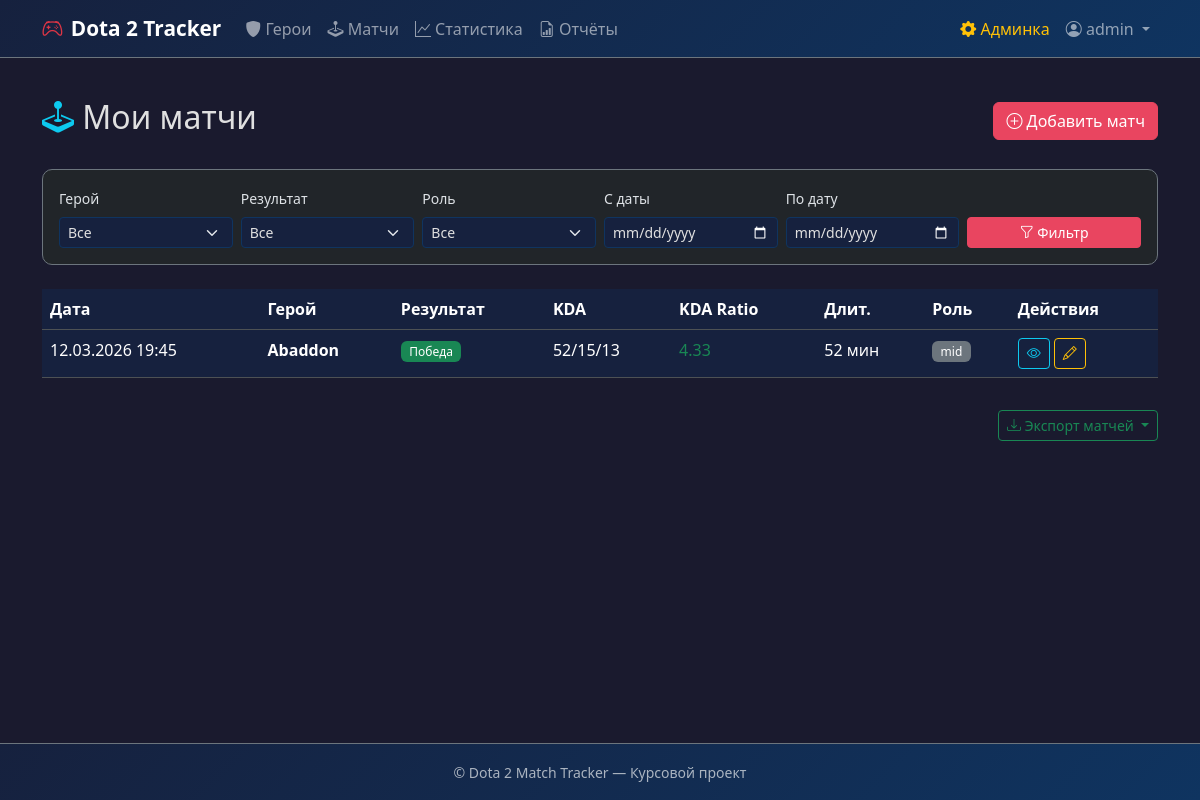
Screenshot of /matches (signed in) with the database file from the repository.
### models.py (models this page shows, shortened)
class User(UserMixin, db.Model):
    __tablename__ = 'users'
    id = db.Column(db.Integer, primary_key=True)
    username = db.Column(db.String(64), unique=True, nullable=False, index=True)
    email = db.Column(db.String(120), unique=True, nullable=False, index=True)
    password_hash = db.Column(db.String(256), nullable=False)
    is_admin = db.Column(db.Boolean, default=False)
    created_at = db.Column(db.DateTime, default=datetime.utcnow)
    is_active_user = db.Column(db.Boolean, default=True)
    matches = db.relationship('Match', backref='player', lazy='dynamic',
                              cascade='all, delete-orphan')

class Match(db.Model):
    __tablename__ = 'matches'
    id = db.Column(db.Integer, primary_key=True)
    user_id = db.Column(db.Integer, db.ForeignKey('users.id'), nullable=False, index=True)
    hero_id = db.Column(db.Integer, db.ForeignKey('heroes.id'), nullable=False, index=True)
    match_type_id = db.Column(db.Integer, db.ForeignKey('match_types.id'), nullable=False)
    date_played = db.Column(db.DateTime, default=datetime.utcnow, index=True)
    duration_minutes = db.Column(db.Integer, nullable=False)
    result = db.Column(db.String(10), nullable=False)  # win, loss
    kills = db.Column(db.Integer, default=0)
    deaths = db.Column(db.Integer, default=0)
    assists = db.Column(db.Integer, default=0)
    team_role = db.Column(db.String(30), default='')  # carry, mid, offlane, support, hard support
    gpm = db.Column(db.Integer, default=0)
    xpm = db.Column(db.Integer, default=0)
    notes = db.Column(db.Text, default='')
    @property
    def kda_ratio(self):
        return round((self.kills + self.assists) / max(self.deaths, 1), 2)
    @property
    def kda_string(self):
        return f'{self.kills}/{self.deaths}/{self.assists}'

class Hero(db.Model):
    __tablename__ = 'heroes'
    id = db.Column(db.Integer, primary_key=True)
    name = db.Column(db.String(100), unique=True, nullable=False, index=True)
    attribute = db.Column(db.String(20), nullable=False)  # strength, agility, intelligence, universal
    role_id = db.Column(db.Integer, db.ForeignKey('hero_roles.id'), nullable=False)
    difficulty = db.Column(db.Integer, nullable=False)  # 1-3
    description = db.Column(db.Text, default='')
    attack_type = db.Column(db.String(20), default='melee')  # melee, ranged
    matches = db.relationship('Match', backref='hero', lazy='dynamic')

### app.py (the view, shortened to what this page needs)
@app.route('/matches')
@login_required
def matches():
    page = request.args.get('page', 1, type=int)
    hero_id = request.args.get('hero_id', '', type=str)
    result = request.args.get('result', '')
    date_from = request.args.get('date_from', '')
    date_to = request.args.get('date_to', '')
    team_role = request.args.get('team_role', '')
    query = Match.query.filter_by(user_id=current_user.id)
    if hero_id:
        query = query.filter_by(hero_id=int(hero_id))
    if result:
        query = query.filter_by(result=result)
    if team_role:
        query = query.filter_by(team_role=team_role)
    if date_from:
        try:
            df = datetime.strptime(date_from, '%Y-%m-%d')
            query = query.filter(Match.date_played >= df)
        except ValueError:
            pass
    pagination = query.order_by(Match.date_played.desc()).paginate(
        page=page, per_page=app.config['ITEMS_PER_PAGE'], error_out=False)
    heroes_list = Hero.query.order_by(Hero.name).all()
    return render_template('matches.html', pagination=pagination,
                           heroes=heroes_list, hero_id=hero_id,
                           result=result, date_from=date_from,
                           date_to=date_to, team_role=team_role)

### app.py (called while the page is built)
@login_manager.user_loader
def load_user(user_id):
    return User.query.get(int(user_id))

@app.context_processor
def inject_now():
    return {'now': datetime.today}

### templates/matches.html (shortened to what this page needs)
{% extends "base.html" %}
{% block content %}
<div class="d-flex justify-content-between align-items-center mb-4">
    <h2><i class="bi bi-joystick text-info"></i> Мои матчи</h2>
    <a href="{{ url_for('add_match') }}" class="btn btn-danger">
        <i class="bi bi-plus-circle"></i> Добавить матч
    </a>
</div>
<div class="card bg-dark border-secondary mb-4">
    <div class="card-body">
        <form method="GET" class="row g-2 align-items-end">
            <div class="col-md-2">
                <label class="form-label small">Герой</label>
                <select name="hero_id" class="form-select form-select-sm">
                    <option value="">Все</option>
                </select>
            </div>
            <div class="col-md-2">
                <label class="form-label small">Результат</label>
                <select name="result" class="form-select form-select-sm">
                    <option value="">Все</option>
                </select>
            </div>
            <div class="col-md-2">
                <label class="form-label small">Роль</label>
                <select name="team_role" class="form-select form-select-sm">
                    <option value="">Все</option>
                </select>
            </div>
            <div class="col-md-2">
                <label class="form-label small">С даты</label>
                <input type="date" name="date_from" class="form-control form-control-sm"
                       value="{{ date_from }}">
            </div>
            <div class="col-md-2">
                <label class="form-label small">По дату</label>
                <input type="date" name="date_to" class="form-control form-control-sm"
                       value="{{ date_to }}">
            </div>
            <div class="col-md-2">
                <button type="submit" class="btn btn-danger btn-sm w-100">
                    <i class="bi bi-funnel"></i> Фильтр
                </button>
            </div>
        </form>
    </div>
</div>
<div class="table-responsive">
    <table class="table table-dark table-hover">
        <thead>
            <tr>
                <th>Дата</th>
                <th>Герой</th>
                <th>Результат</th>
                <th>KDA</th>
                <th>KDA Ratio</th>
                <th>Длит.</th>
                <th>Роль</th>
                <th>Действия</th>
            </tr>
        </thead>
        <tbody>
            {% for match in pagination.items %}
            <tr>
                <td>{{ match.date_played.strftime('%d.%m.%Y %H:%M') }}</td>
                <td><strong>{{ match.hero.name }}</strong></td>
                <td>
                    {% if match.result == 'win' %}
                        <span class="badge bg-success">Победа</span>
                    {% else %}
                        <span class="badge bg-danger">Поражение</span>
                    {% endif %}
                </td>
                <td>{{ match.kda_string }}</td>
                <td>
                    <span class="{% if match.kda_ratio >= 3 %}text-success{% elif match.kda_ratio >= 1.5 %}text-warning{% else %}text-danger{% endif %}">
                        {{ match.kda_ratio }}
                    </span>
                </td>
                <td>{{ match.duration_minutes }} мин</td>
                <td><span class="badge bg-secondary">{{ match.team_role }}</span></td>
                <td>
                    <a href="{{ url_for('match_detail', match_id=match.id) }}"
                       class="btn btn-sm btn-outline-info" title="Подробнее">
                        <i class="bi bi-eye"></i>
                    </a>
                    <a href="{{ url_for('edit_match', match_id=match.id) }}"
                       class="btn btn-sm btn-outline-warning" title="Редактировать">
                        <i class="bi bi-pencil"></i>
                    </a>
                </td>
            </tr>
            {% endfor %}
        </tbody>
    </table>
</div>
<div class="text-end mt-3">
    <div class="btn-group">
        <button type="button" class="btn btn-outline-success btn-sm dropdown-toggle"
                data-bs-toggle="dropdown">
            <i class="bi bi-download"></i> Экспорт матчей
        </button>
    </div>
</div>
{% endblock %}

### templates/base.html (shortened to what this page needs)
<!DOCTYPE html>
<html lang="ru" data-bs-theme="dark">
<head>
    <link href="https://cdn.jsdelivr.net/npm/bootstrap@5.3.2/dist/css/bootstrap.min.css" rel="stylesheet">
    <link href="https://cdn.jsdelivr.net/npm/bootstrap-icons@1.11.2/font/bootstrap-icons.css" rel="stylesheet">
    <link href="{{ url_for('static', filename='css/style.css') }}" rel="stylesheet">
</head>
<body>
    <nav class="navbar navbar-expand-lg navbar-dark bg-dark border-bottom border-secondary">
        <div class="container">
            <a class="navbar-brand d-flex align-items-center" href="{{ url_for('index') }}">
                <i class="bi bi-controller me-2 text-danger"></i>
                <strong>Dota 2 Tracker</strong>
            </a>
            <div class="collapse navbar-collapse" id="navbarNav">
                <ul class="navbar-nav me-auto">
                    <li class="nav-item">
                        <a class="nav-link" href="{{ url_for('heroes') }}">
                            <i class="bi bi-shield-fill"></i> Герои
                        </a>
                    </li>
                    {% if current_user.is_authenticated %}
                    <li class="nav-item">
                        <a class="nav-link" href="{{ url_for('matches') }}">
                            <i class="bi bi-joystick"></i> Матчи
                        </a>
                    </li>
                    <li class="nav-item">
                        <a class="nav-link" href="{{ url_for('stats') }}">
                            <i class="bi bi-graph-up"></i> Статистика
                        </a>
                    </li>
                    <li class="nav-item">
                        <a class="nav-link" href="{{ url_for('reports') }}">
                            <i class="bi bi-file-earmark-bar-graph"></i> Отчёты
                        </a>
                    </li>
                    {% endif %}
                </ul>
                <ul class="navbar-nav">
                    {% if current_user.is_authenticated %}
                        {% if current_user.is_admin %}
                        <li class="nav-item">
                            <a class="nav-link text-warning" href="{{ url_for('admin_dashboard') }}">
                                <i class="bi bi-gear-fill"></i> Админка
                            </a>
                        </li>
                        {% endif %}
                        <li class="nav-item dropdown">
                            <a class="nav-link dropdown-toggle" href="#" role="button"
                               data-bs-toggle="dropdown">
                                <i class="bi bi-person-circle"></i> {{ current_user.username }}
                            </a>
                        </li>
                    {% endif %}
                </ul>
            </div>
        </div>
    </nav>
    <main class="container my-4">
        {% block content %}{% endblock %}
    </main>
    <footer class="bg-dark border-top border-secondary py-3 mt-auto">
        <div class="container text-center text-muted">
            <small>&copy; {{ now.year }} Dota 2 Match Tracker — Курсовой проект</small>
        </div>
    </footer>
</body>
</html>

### static/css/style.css (style rules this page uses)
body { min-height: 100vh; display: flex; flex-direction: column; background-color: #1a1a2e; color: #e0e0e0; }
main { flex: 1; }
.navbar { background: linear-gradient(135deg, #16213e 0%, #0f3460 100%) !important; }
.navbar-brand { font-size: 1.3rem; }
.card { border-radius: 10px; transition: transform 0.2s ease, box-shadow 0.2s ease; }
.table-dark { --bs-table-bg: #16213e; --bs-table-hover-bg: #1a2745; }
.badge { font-weight: 500; padding: 0.4em 0.7em; }
.btn-danger { background-color: #e94560; border-color: #e94560; }
.form-control, .form-select { background-color: #16213e; border-color: #0f3460; color: #e0e0e0; }
a { color: #53a8e2; }
footer { background: linear-gradient(135deg, #16213e 0%, #0f3460 100%) !important; }
.card { animation: fadeInUp 0.5s ease forwards; }

### rows the page displays
User: username "admin"
Match: date_played "12.03.2026 19:45", hero.name "Abaddon", result "Победа", kda_string "52/15/13", kda_ratio "4.33", duration_minutes "52", team_role "mid"
